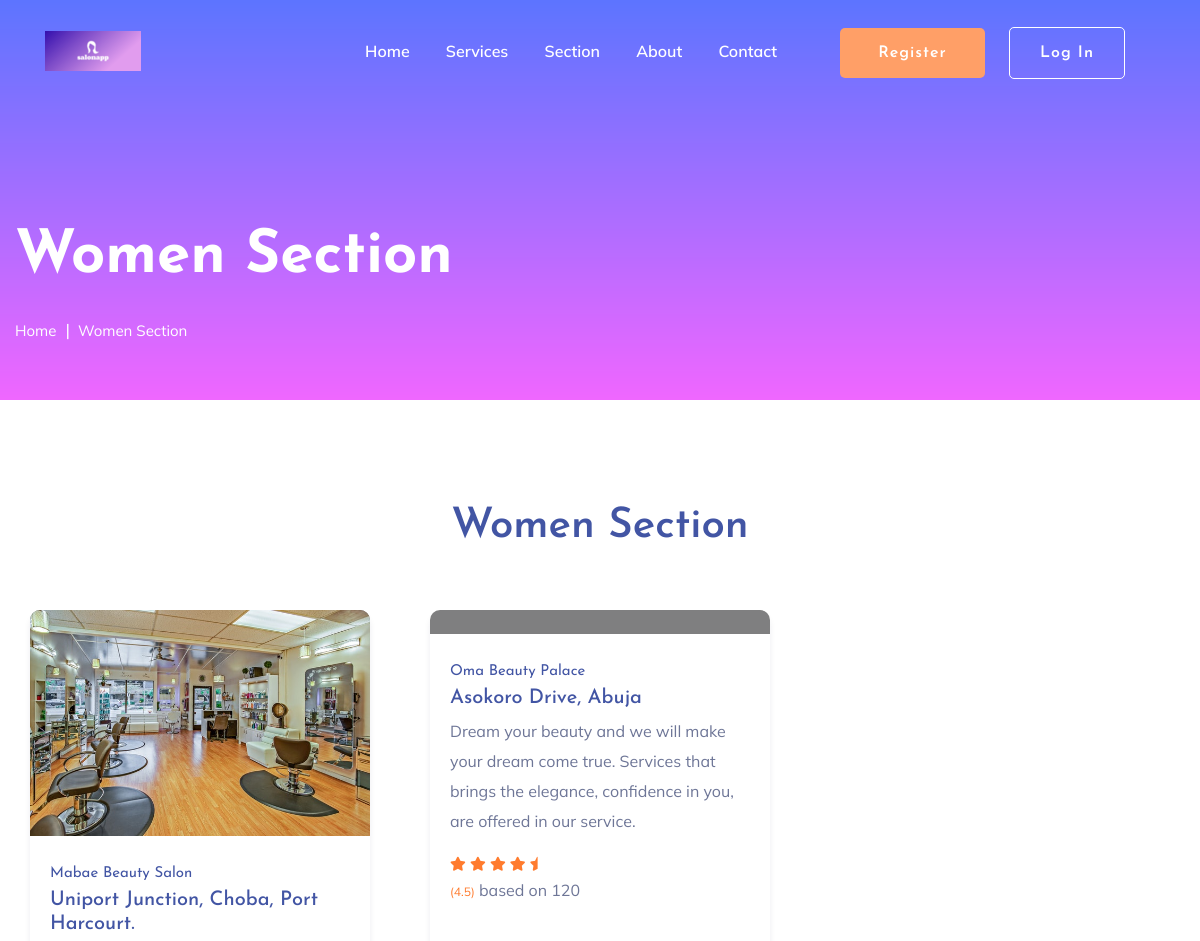
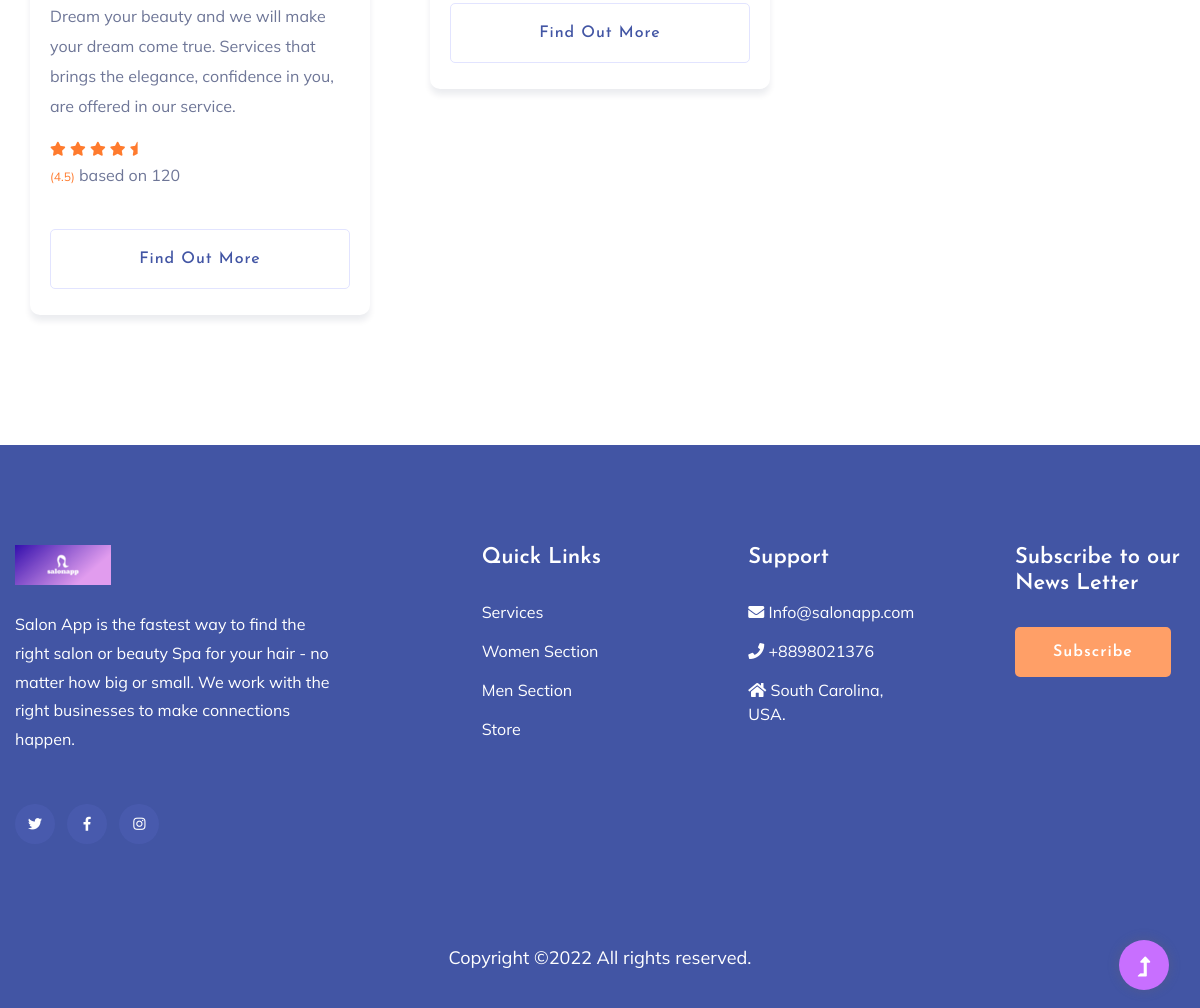
/salonapp/womensection.php, run on the app's committed database (2 pictures, top to bottom).
### tables this page shows
CREATE TABLE `service_provider` (
  `salon_id` int(11) NOT NULL,
  `salon_name` varchar(100) NOT NULL,
  `salon_email` varchar(100) NOT NULL,
  `salon_pwd` varchar(150) NOT NULL,
  `salon_code` varchar(150) NOT NULL,
  `salon_tel` varchar(123) DEFAULT NULL,
  `salon_adrs` text DEFAULT NULL,
  `salon_cat` enum('men','women','','') DEFAULT NULL,
  `salon_stat` enum('pending','verified','','') NOT NULL DEFAULT 'pending',
  `salon_img` text DEFAULT NULL,
  `created-at` datetime NOT NULL DEFAULT current_timestamp(),
  `updated_at` timestamp NOT NULL DEFAULT current_timestamp()
);

### salonapp/models/controller.php (called while the page is built, shortened)
<?php
	class SalonAppDb
	{
		private $dbconn;
		function __construct()
		{
			$this->dbconn = new MySqli("localhost", "root", "", "salonappdb");
		}
		public function womenSection(){
			$sql = "SELECT * FROM service_provider WHERE salon_cat = 'women'";
			$result = $this->dbconn->query($sql);
			$rows = array();
			if ($this->dbconn->affected_rows > 0) {
				while ($output = $result->fetch_assoc()) {
					$rows[] = $output;
				}
				return $rows;
			}else{
				return $rows;
			}
		}
	}
?>

### salonapp/womensection.php (the view, shortened to what this page needs)
<?php
    include_once 'models/controller.php';
?>
<!doctype html>
<html class="no-js" lang="zxx">
<head>
    <link rel="stylesheet" href="assets/css/bootstrap.min.css">
    <link rel="stylesheet" href="assets/css/owl.carousel.min.css">
    <link rel="stylesheet" href="assets/css/slicknav.css">
    <link rel="stylesheet" href="assets/css/flaticon.css">
    <link rel="stylesheet" href="assets/css/progressbar_barfiller.css">
    <link rel="stylesheet" href="assets/css/gijgo.css">
    <link rel="stylesheet" href="assets/css/animate.min.css">
    <link rel="stylesheet" href="assets/css/animated-headline.css">
    <link rel="stylesheet" href="assets/css/magnific-popup.css">
    <link rel="stylesheet" href="assets/css/fontawesome-all.min.css">
    <link rel="stylesheet" href="assets/css/themify-icons.css">
    <link rel="stylesheet" href="assets/css/slick.css">
    <link rel="stylesheet" href="assets/css/nice-select.css">
    <link rel="stylesheet" href="assets/css/style.css">
</head>
<body>
        <?php
            if (!empty($_SESSION['client_em']) && !empty($_SESSION['client_code'])) {
                include('loginheader.php');
            }else{
                include('header.php');
            }
        ?>
    <main>
        <section class="slider-area slider-area2">
            <div class="slider-active">
                <div class="single-slider slider-height2">
                    <div class="container">
                        <div class="row">
                            <div class="col-xl-8 col-lg-11 col-md-12">
                                <div class="hero__caption hero__caption2">
                                    <h1 data-animation="bounceIn" data-delay="0.2s">Women Section</h1>
                                    <nav aria-label="breadcrumb">
                                        <ol class="breadcrumb">
                                            <li class="breadcrumb-item"><a href="index.php">Home</a></li>
                                            <li class="breadcrumb-item"><a href="#">Women Section</a></li>
                                        </ol>
                                    </nav>
                                </div>
                            </div>
                        </div>
                    </div>
                </div>
            </div>
        </section>
        <div class="courses-area section-padding40 fix">
            <div class="container">
                <div class="row justify-content-center">
                    <div class="col-xl-7 col-lg-8">
                        <div class="section-tittle text-center mb-55">
                            <h2>Women Section</h2>
                        </div>
                    </div>
                </div>
                <div class="row">
                    <?php
                        $getWomen = new SalonAppDb;
                        $objWomen = $getWomen->womenSection();
                        foreach ($objWomen as $key => $value) {
                    ?>
                    <div class="col-lg-4">
                        <div class="properties properties2 mb-30">
                            <div class="properties__card">
                                <div class="properties__img overlay1">
                                    <a href="#">
                                    <?php
                                        if(empty($value['salon_img'])){
                                    ?>
                                    <img src="assets/img/gallery/1587119952404_images (1).jpg" alt="">
                                    <?php
                                        }else{
                                    ?>
                                    <img src="dashboard/uploaded_images/<?php echo $value['salon_img']?>" alt="">
                                    <?php
                                    }
                                    ?>
                                    </a>
                                </div>
                                <div class="properties__caption">
                                    <h4><?php echo $value['salon_name']?></h4>
                                    <h3><?php echo $value['salon_adrs']?></h3>
                                    <p>Dream your beauty and we will make your dream come true. Services that brings the elegance, confidence in you, are offered in our service.</p>
                                    <div class="properties__footer d-flex justify-content-between align-items-center">
                                        <div class="restaurant-name">
                                            <div class="rating">
                                                <i class="fas fa-star"></i>
                                                <i class="fas fa-star"></i>
                                                <i class="fas fa-star"></i>
                                                <i class="fas fa-star"></i>
                                                <i class="fas fa-star-half"></i>
                                            </div>
                                            <p><span>(4.5)</span> based on 120</p>
                                        </div>
                                    </div>
                                    <a href="salon.php?page=<?php echo $value['salon_id'];?>" class="border-btn border-btn2">Find out more</a>
                                </div>
                            </div>
                        </div>
                    </div>
                   <?php
                        }
                   ?>
                </div>
        </div>
    </main>
    <footer>
        <div class="footer-wrappper footer-bg">
           <div class="footer-area footer-padding">
               <div class="container">
                   <div class="row justify-content-between">
                       <div class="col-xl-4 col-lg-5 col-md-4 col-sm-6">
                           <div class="single-footer-caption mb-50">
                               <div class="single-footer-caption mb-30">
                                   <div class="footer-logo mb-25">
                                       <a href="index.html"><img src="assets/img/logo/index1.png" alt=""></a>
                                   </div>
                                   <div class="footer-tittle">
                                       <div class="footer-pera">
                                           <p>Salon App is the fastest way to find the right salon or beauty Spa for your hair - no matter how big or small. We work with the right businesses to make connections happen.</p>
                                       </div>
                                   </div>
                                   <div class="footer-social">
                                       <a href="#"><i class="fab fa-twitter"></i></a>
                                       <a href="https://bit.ly/sai4ull"><i class="fab fa-facebook-f"></i></a>
                                       <a href="#"><i class="fab fa-instagram"></i></a>
                                   </div>
                               </div>
                           </div>
                       </div>
                       <div class="col-xl-2 col-lg-3 col-md-4 col-sm-5">
                           <div class="single-footer-caption mb-50">
                               <div class="footer-tittle">
                                   <h4>Quick Links</h4>
                                   <ul>
                                        <li><a href="#">Services</a></li>
                                        <li><a href="#">Women Section</a></li>
                                        <li><a href="#">Men Section</a></li>
                                        <li><a href="#">Store</a></li>
                                   </ul>
                               </div>
                           </div>
                       </div>
                       <div class="col-xl-2 col-lg-4 col-md-4 col-sm-6">
                           <div class="single-footer-caption mb-50">
                               <div class="footer-tittle">
                                   <h4>Support</h4>
                                   <ul>
                                        <li><a href="#"><i class="fa fa-envelope">  </i> Info@salonapp.com</a></li>
                                        <li><a href="#"><i class="fa fa-phone"></i>   +8898021376</a></li>
                                        <li><a href="#"><i class="fa fa-home"></i>   South Carolina, USA.</a></li>
                                   </ul>
                               </div>
                           </div>
                       </div>
                       <div class="col-xl-2 col-lg-3 col-md-4 col-sm-6">
                           <div class="single-footer-caption mb-50">
                               <div class="footer-tittle">
                                   <h4>Subscribe to our News Letter</h4>
                                   <button class="btn btn-primary"><a href="contact.php">Subscribe</a></button>
                               </div>
                           </div>
                       </div>
                   </div>
               </div>
           </div>
           <div class="footer-bottom-area">
               <div class="container">
                   <div class="footer-border">
                       <div class="row d-flex align-items-center">
                           <div class="col-xl-12 ">
                               <div class="footer-copy-right text-center">
                                   <p>
                                  Copyright &copy;<script>document.write(new Date().getFullYear());</script> All rights reserved.
                                </p>
                                  </div>
                              </div>
                          </div>
                      </div>
                  </div>
              </div>
          </div>
    </footer>
      <div id="back-top" >
        <a title="Go to Top" href="#"> <i class="fas fa-level-up-alt"></i></a>
    </div>
</body>
</html>

### data on the page
service_provider: salon_img (picture), salon_name "Mabae Beauty Salon", salon_adrs "Uniport Junction, Choba, Port Harcourt."
service_provider: salon_name "Oma Beauty Palace", salon_adrs "Asokoro Drive, Abuja"
